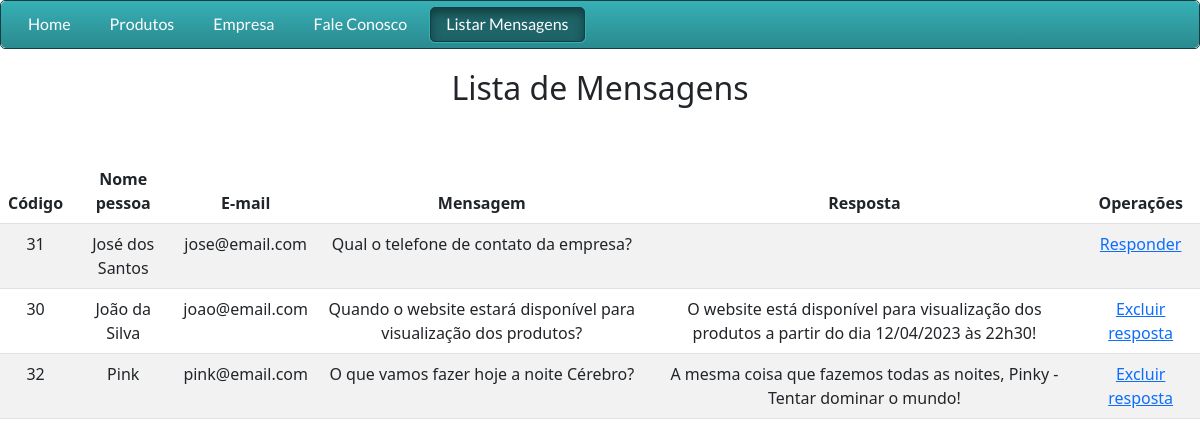
Screenshot of /views/paginaListarMensagens.php with the database file from the repository.
### tables this page shows
CREATE TABLE `contato` (
  `id` int NOT NULL AUTO_INCREMENT,
  `nome` varchar(100) NOT NULL,
  `email` varchar(100) NOT NULL,
  `telefone` varchar(11) NOT NULL,
  `mensagem` text NOT NULL,
  `arquivo` varchar(200) DEFAULT NULL,
  PRIMARY KEY (`id`)
);

CREATE TABLE `resposta` (
  `id` int NOT NULL AUTO_INCREMENT,
  `descricao` varchar(200) NOT NULL,
  `id_contato` int NOT NULL,
  PRIMARY KEY (`id`),
  KEY `fk_resposta_contato_idx` (`id_contato`),
  CONSTRAINT `fk_resposta_contato` FOREIGN KEY (`id_contato`) REFERENCES `contato` (`id`)
);

### dao/conexao.php (called while the page is built)
<?php
	class Conexao{
		private $_conn;
		function __construct() {
			$this->_conn = new PDO("mysql:host=localhost;dbname=faleconosco","root","");
			$this->_conn->setAttribute(PDO::ATTR_ERRMODE, PDO::ERRMODE_EXCEPTION);
		}
		public function getConexao() {
			return $this->_conn;
		}
	}
?>

### dao/contatoDAO.php (called while the page is built, shortened)
<?php
@include_once DIR_BASE."/dao/conexao.php";
@include_once DIR_BASE."/model/contato.php";
class ContatoDAO {
	protected $conn;
	function __construct() {
		$conexao = new conexao();
		$this->conn = $conexao->getConexao();
	}
	public function buscarTodasMensagens() {
		$comandoSQL = 'select contato.*, resposta.id as id_resposta, resposta.descricao as descricao_resposta from contato left join resposta on resposta.id_contato = contato.id order by resposta.descricao is null desc, contato.id asc';
		$resultado = $this->conn->query($comandoSQL);
		$arrayMsgs = array();
		foreach ($resultado as $umRegistro) {
			$msg = new Contato();
			$msg->setCodigo($umRegistro['id']);
			$msg->setNome($umRegistro['nome']);
			$msg->setEmail($umRegistro['email']);
			$msg->setTelefone($umRegistro['telefone']);
			$msg->setMensagem($umRegistro['mensagem']);
			$resposta = new Resposta();
			$resposta->setCodigo($umRegistro['id_resposta']);
			$resposta->setDescricao($umRegistro['descricao_resposta']);
			$msg->setResposta($resposta);
			array_push($arrayMsgs, $msg);
		}
		return $arrayMsgs;
	}
}
?>

### model/contato.php (called while the page is built, shortened)
<?php
include_once DIR_BASE.'/model/resposta.php';
class Contato {
	private $codigo;
	private $nome;
	private $email;
	private $mensagem;
	private Resposta $resposta;
	public function setCodigo($codigo) {
		$this->codigo = $codigo;
	}
	public function getCodigo() {
		return $this->codigo;
	}
	public function setNome($nome) {
		$this->nome = $nome;
	}
	public function getNome() {
		return $this->nome;
	}
	public function setEmail($email) {
		$this->email = $email;
	}
	public function getEmail() {
		return $this->email;
	}
	public function setMensagem($mensagem) {
		$this->mensagem = $mensagem;
	}
	public function getMensagem() {
		return $this->mensagem;
	}
	public function setResposta($resposta) {
		$this->resposta = $resposta;
	}
	public function getResposta() {
		return $this->resposta;
	}
}
?>

### model/resposta.php (called while the page is built)
<?php
class Resposta {
	private $codigo;
	private $descricao;
	public function setCodigo($codigo) {
		$this->codigo = $codigo;
	}
	public function getCodigo() {
		return $this->codigo;
	}
	public function setDescricao($descricao) {
		$this->descricao = $descricao;
	}
	public function getDescricao() {
		return $this->descricao;
	}
}
?>

### views/paginaListarMensagens.php (the view, shortened to what this page needs)
<?php
include_once DIR_BASE.'/dao/contatoDAO.php';
include_once DIR_BASE.'/model/contato.php';
$msgDAO = new ContatoDAO();
$lista = $msgDAO->buscarTodasMensagens();
?>
<!doctype html>
<html lang=''>
<head>
	<link href="https://cdn.jsdelivr.net/npm/bootstrap@5.3.0-alpha3/dist/css/bootstrap.min.css" rel="stylesheet">
    <link href="https://cdn.jsdelivr.net/npm/bootstrap@5.2.0/dist/css/bootstrap.min.css" rel="stylesheet">
   	<link rel="stylesheet" href="../css/styles.css">
</head>
<body>
	<div id='cssmenu'>
		<ul>
			<li id="opcaoHome"><a href="javascript:window.location='<?php echo URL_BASE.'/views/index.php';?>'"><span>Home</span></a></li>
			<li id="opcaoProdutos"><a href="javascript:window.location='<?php echo URL_BASE.'/views/paginaProdutos.php';?>'"><span>Produtos</span></a></li>
			<li id="opcaoEmpresa"><a href="javascript:window.location='<?php echo URL_BASE.'/views/paginaEmpresa.php';?>'"><span>Empresa</span></a></li>
			<li id="opcaoContato" class='last'><a href="javascript:window.location='<?php echo URL_BASE.'/views/paginaFaleConosco.php';?>'"><span>Fale Conosco</span></a></li>
			<li class='active' id="opcaoListarMensagens" class='last'><a href="javascript:window.location='<?php echo URL_BASE.'/views/paginaListarMensagens.php';?>'"><span>Listar Mensagens</span></a></li>
		</ul>
	</div>
	<div id="mainContent" style="text-align: center;">
		<h2 class="sub-header" style="padding: 20px;">Lista de Mensagens</h2>
		<br>
		<div class="table-responsive" id="listagem">
			<table class="table table-striped">
				<thead>
					<tr>
						<th>Código</th>
						<th>Nome pessoa</th>
						<th>E-mail</th>
						<th>Mensagem</th>
						<th>Resposta</th>
						<th>Operações</th>
					</tr>
				</thead>
				<tbody>
				<?php
					for($i=0;$i<count($lista);$i++) {
						$contato=$lista[$i];
					?>
					<tr>
						<td><?=$contato->getCodigo()?></td>
						<td><?=$contato->getNome()?></td>
						<td><?=$contato->getEmail()?></td>
						<td><?=$contato->getMensagem()?></td>
						<td><?=$contato->getResposta()->getDescricao()?></td>
						<?php
							if ($contato->getResposta()->getDescricao() == "") {
								?><td colspan="1" style="text-align: center"><a href="paginaResponder.php?idContato=<?=$contato->getCodigo()?>&nome=<?=$contato->getNome()?>&email=<?=$contato->getEmail()?>&mensagem=<?=$contato->getMensagem()?>">Responder</a></td><?php
							} else {
								?><td colspan="1" style="text-align: center"><a href="<?php echo URL_BASE.'/controller/excluirResposta.php'?>?idResposta=<?=$contato->getResposta()->getCodigo()?>">Excluir resposta</a></td><?php
							}
						?>
					</tr>
				<?php
					}
				?>
				</tbody>
			</table>
		</div>
	</div>
</body>
</html>

### css/styles.css (style rules this page uses)
#cssmenu ul, #cssmenu li, #cssmenu a { list-style: none; margin: 0; padding: 0; border: 0; line-height: 1; font-family: 'Lato', sans-serif; }
#cssmenu { border: 1px solid #133e40; -webkit-border-radius: 5px; -moz-border-radius: 5px; -ms-border-radius: 5px; -o-border-radius: 5px; border-radius: 5px; width: auto; }
#cssmenu ul { zoom: 1; background: #36b0b6; background: -moz-linear-gradient(top, #36b0b6 0%, #2a8a8f 100%); background: -webkit-gradient(linear, left top, left bottom, color-stop(0%, #36b0b6), color-stop(100%, #2a8a8f)); background: -webkit-linear-gradient(top, #36b0b6 0%, #2a8a8f 100%); background: -o-linear-gradient(top, #36b0b6 0%, #2a8a8f 100%); background: -ms-linear-gradient(top, #36b0b6 0%, #2a8a8f 100%); background: linear-gradient(top, #36b0b6 0%, #2a8a8f 100%); filter: progid:DXImageTransform.Microsoft.gradient(startColorstr='@top-color', endColorstr='@bottom-color', GradientType=0); padding: 5px 10px; -webkit-border-radius: 5px; -moz-border-radius: 5px; -ms-border-radius: 5px; -o-border-radius: 5px; border-radius: 5px; }
#cssmenu ul:before { content: ''; display: block; }
#cssmenu ul:after { content: ''; display: table; clear: both; }
#cssmenu li { float: left; margin: 0 5px 0 0; border: 1px solid transparent; }
#cssmenu li a { -webkit-border-radius: 5px; -moz-border-radius: 5px; -ms-border-radius: 5px; -o-border-radius: 5px; border-radius: 5px; padding: 8px 15px 9px 15px; display: block; text-decoration: none; color: #ffffff; border: 1px solid transparent; font-size: 16px; }
#cssmenu li.active { -webkit-border-radius: 5px; -moz-border-radius: 5px; -ms-border-radius: 5px; -o-border-radius: 5px; border-radius: 5px; border: 1px solid #36b0b6; }
#cssmenu li.active a { -webkit-border-radius: 5px; -moz-border-radius: 5px; -ms-border-radius: 5px; -o-border-radius: 5px; border-radius: 5px; display: block; background: #1e6468; border: 1px solid #133e40; -moz-box-shadow: inset 0 5px 10px #133e40; -webkit-box-shadow: inset 0 5px 10px #133e40; box-shadow: inset 0 5px 10px #133e40; }

### rows the page displays
contato: id "31", nome "José dos Santos", email "jose@email.com", mensagem "Qual o telefone de contato da empresa?"
resposta: id_contato "30", id_contato.nome "João da Silva", id_contato.email "joao@email.com", id_contato.mensagem "Quando o website estará disponível para visualização dos produtos?", descricao "O website está disponível para visualização dos produtos a partir do dia 12/04/2023 às 22h30!"
resposta: id_contato "32", id_contato.nome "Pink", id_contato.email "pink@email.com", id_contato.mensagem "O que vamos fazer hoje a noite Cérebro?", descricao "A mesma coisa que fazemos todas as noites, Pinky - Tentar dominar o mundo!"
